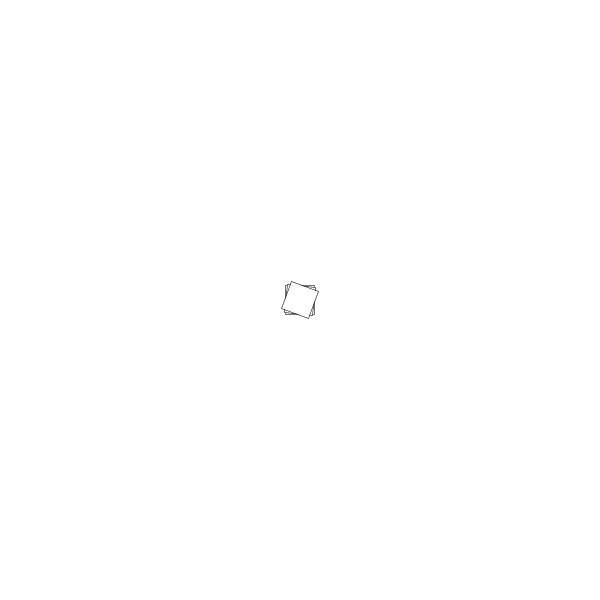
Frame 1 (no input)
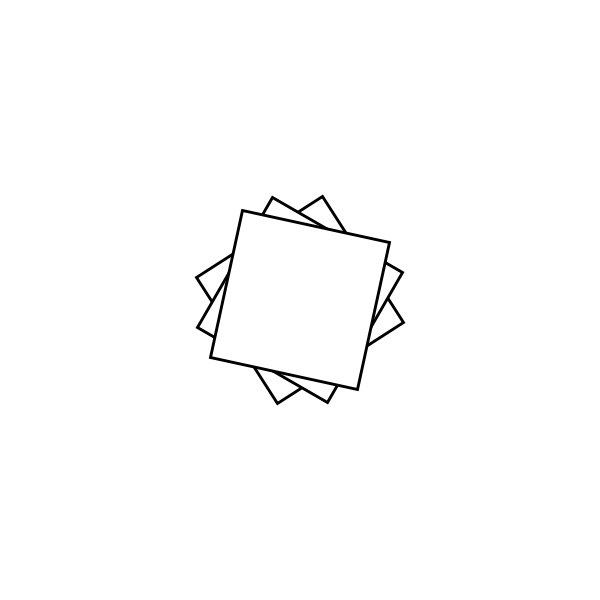
Frame 60 (the mouse pressed at the canvas centre just before this capture)
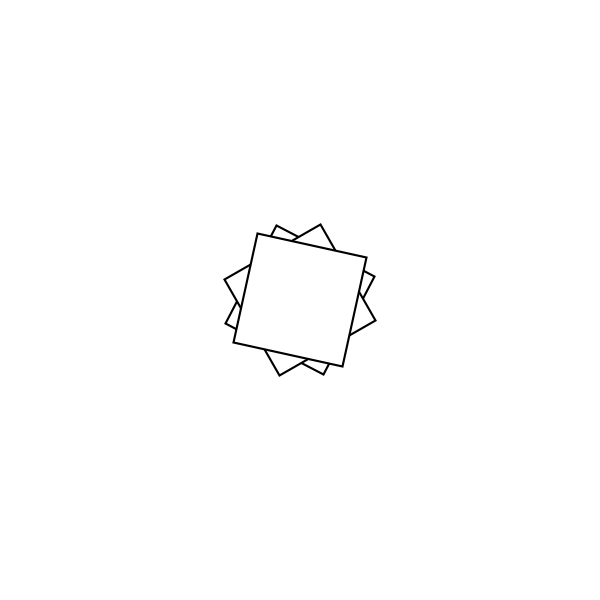
Frame 120 (the mouse held since frame 60 and released just before this capture)

The Processing sketch that drew these frames (run headless with seeded random() and noise(); from frame 60 on, the mouse is pressed at the canvas centre):

// Processing sketch: sketch_03_rotation
// ── sketch_03_rotation.pde
float rotVal = 0;
float size;


void setup() {

  //set window size
  size(600, 600);
}

void draw() {
  background(255);
 
   // define  sine algorithm
   size = sin(millis()*0.001)*3;
  //println(size);
  translate(width/2, height/2);
  rotate(radians(rotVal));
  scale(size,size);
  rect(-26, -26, 52, 52);
  rotate(radians(rotVal+5));
  rect(-26, -26, 52, 52);
  rotate(radians(rotVal+15));
  rect(-26, -26, 52, 52);
  
  
  rotVal = rotVal + 2.5;
}
